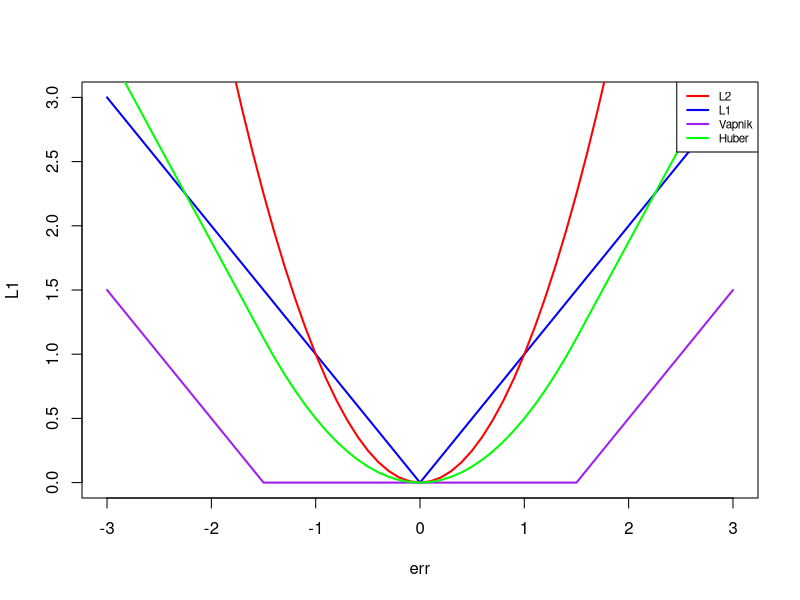

R code for this plot:
#%% Plot the Huber loss fn compared to L1 and L2
#% cf Hastie book 2e p350
#%%

#% This file is from pmtk3.googlecode.com

err = seq(from = -3,to = 3,by=0.1);
L1 = abs(err);
L2 = err ^ 2;
delta = 1.5;
ind = abs(err) <= delta;
huber =  0.5 * ind * (err ^ 2) + (1 - ind)  * (delta * (abs(err) - delta / 2));
vapnik = ind * 0 + (1 - ind)  * (abs(err) - delta);

plot(err, L1, col = "blue",type="l",lwd=2);
lines(err, L2, col = "red", lwd = 2);
lines(err, vapnik, col = "purple", lwd = 2);
lines(err, huber, col = "green", lwd = 2);
legend("topright", c("L2", "L1", "Vapnik", "Huber"), col = c("red", "blue","purple","green"), lwd = 2, cex = 0.70)